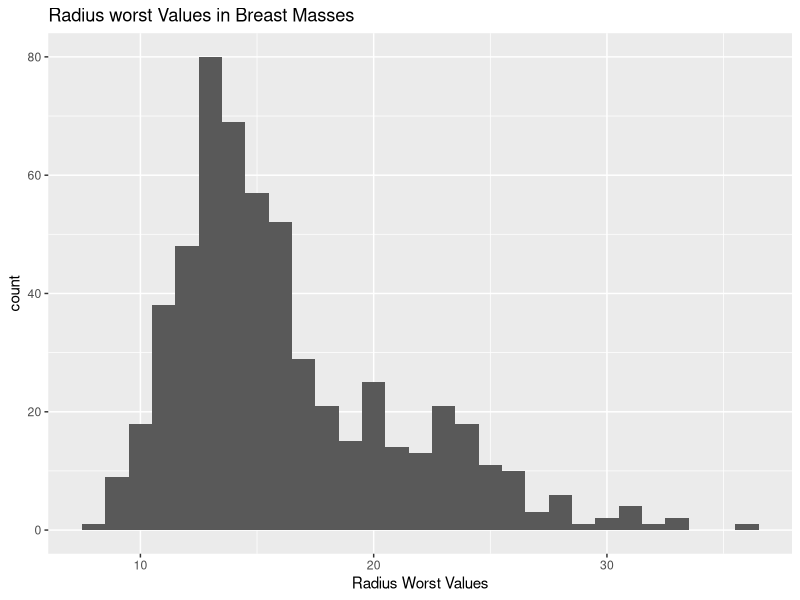
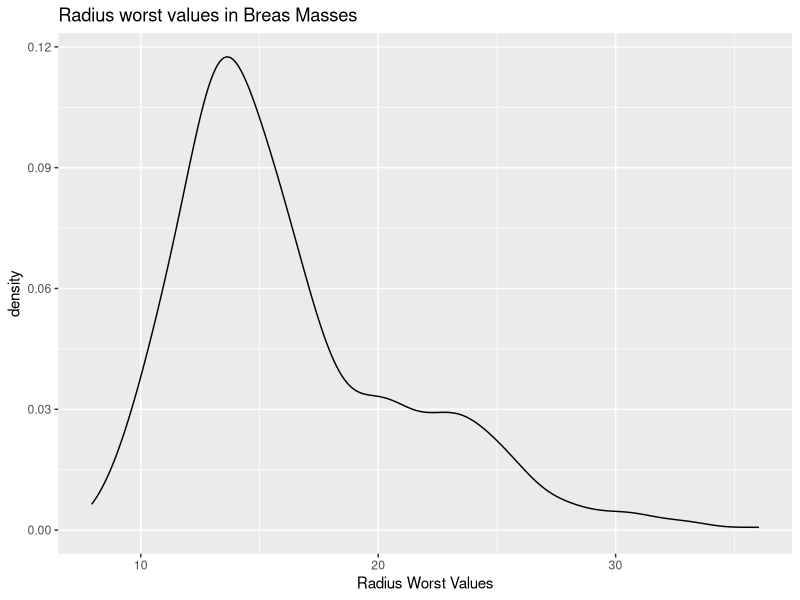
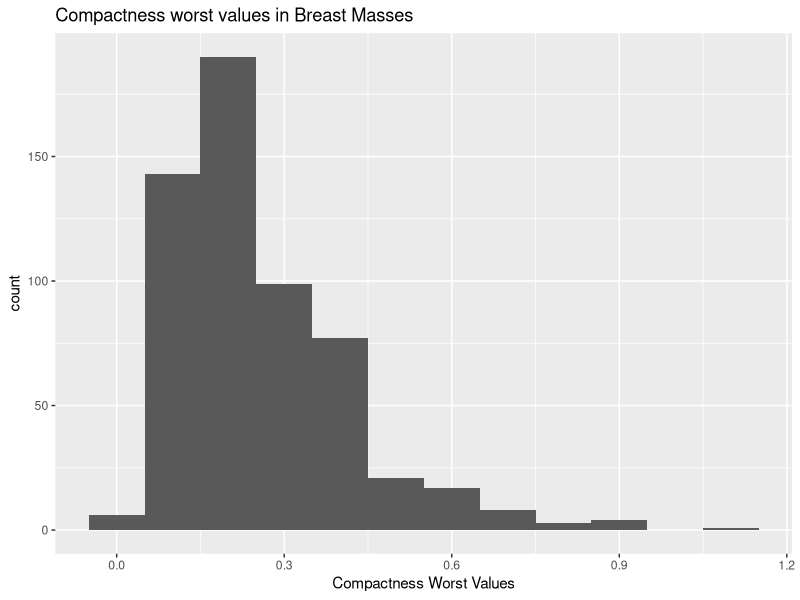
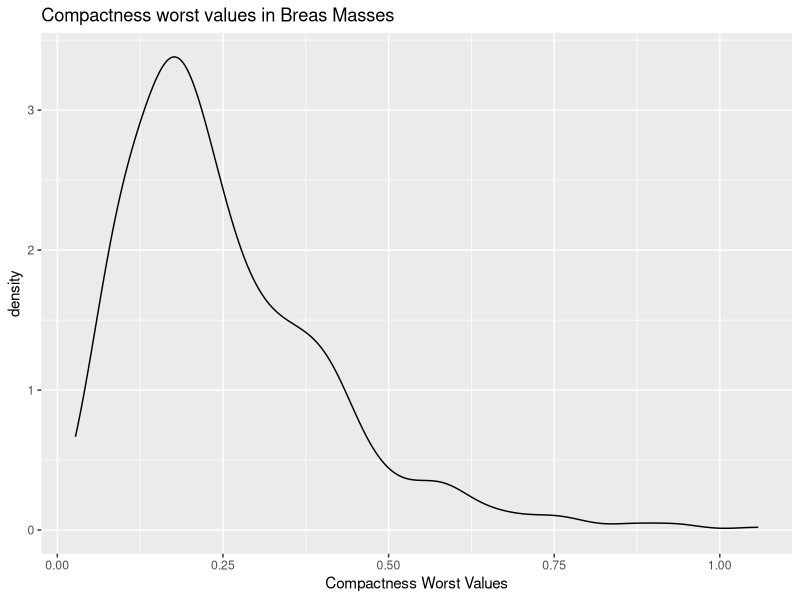
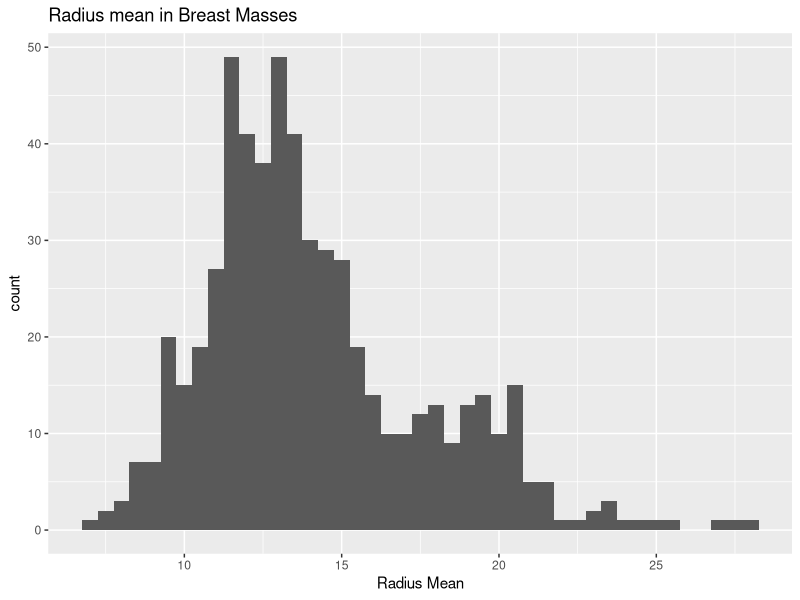
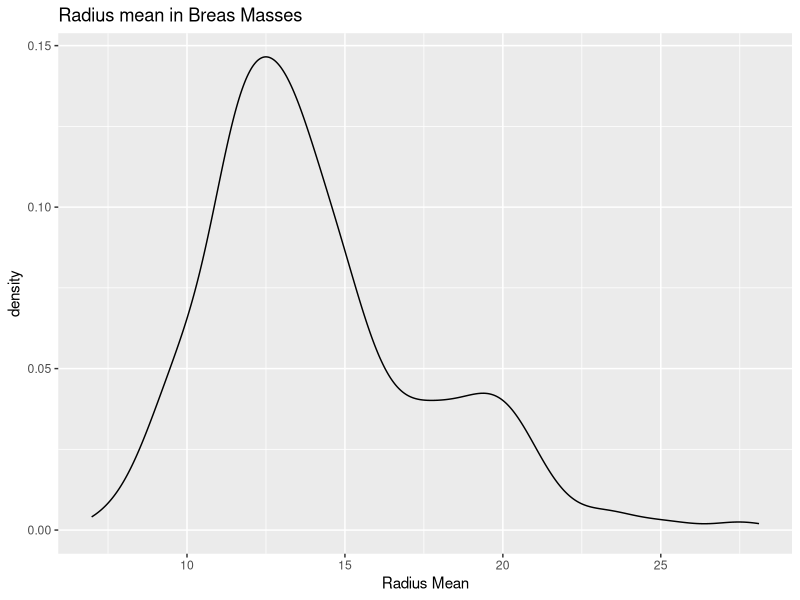
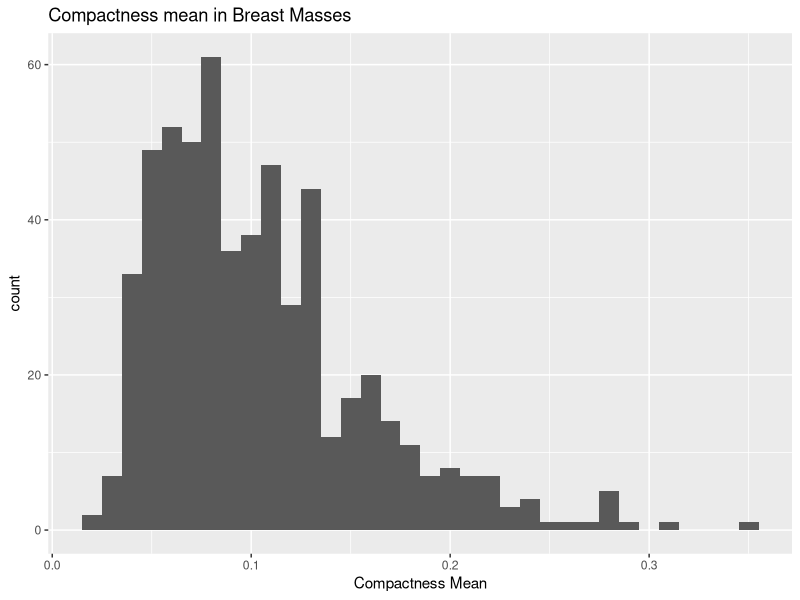
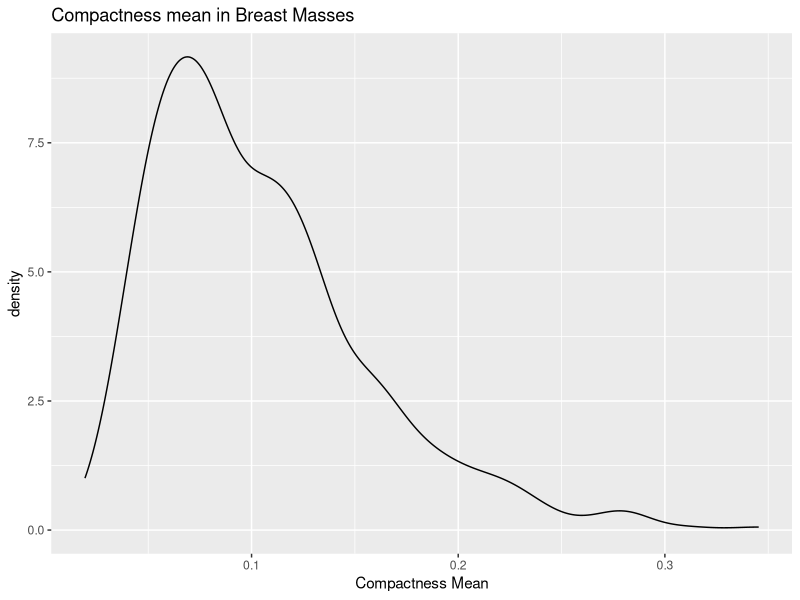

Generate these figures, in order, with R:
## ---- chunk 1
knitr::opts_chunk$set(echo = TRUE)
## ---- chunk 2
##Installing packages needed for the file:

if(!require(tidyverse)) install.packages("tidyverse", repos = "http://cran.us.r-project.org") # We need this for read_csv as well
if(!require(dslabs)) install.packages("dslabs")
## ---- chunk 3
#Pumping the data set brca into the variable Br
Br <- as.data.frame(brca)

#Pumping some selected data into the variable summX to provide a sample of the data found in the brca:
summX <- Br %>% select(x.radius_mean, x.texture_mean, x.perimeter_mean, x.area_mean, x.smoothness_mean, x.compactness_mean, x.concavity_mean, x.concave_pts_mean, x.symmetry_mean, x.fractal_dim_mean)

#Presenting the first six rows of the columns selected:
head(summX)
## ---- chunk 4
#Presenting first 6 rows of the data found in y:
head(Br$y)
## ---- chunk 5

BrSumm <- Br %>% select(x.radius_worst, x.compactness_worst, x.radius_mean, x.compactness_mean, x.radius_se, x.compactness_se, y)

brcaPlot1 <- BrSumm %>% ggplot()

brcaPlot1 + geom_histogram(aes(x.radius_worst), binwidth = 1) +
  labs(title="Radius worst Values in Breast Masses", x="Radius Worst Values")

brcaPlot1 + geom_density(aes(x.radius_worst), alpha = .5) +
  labs(title = "Radius worst values in Breas Masses", x="Radius Worst Values")
## ---- chunk 6
brcaPlot1 + geom_histogram(aes(x.compactness_worst), binwidth = 0.1) +
  labs(title="Compactness worst values in Breast Masses", x="Compactness Worst Values")

brcaPlot1 + geom_density(aes(x.compactness_worst), alpha = .5) +
  labs(title = "Compactness worst values in Breas Masses", x = "Compactness Worst Values")

## ---- chunk 7
brcaPlot1 + geom_histogram(aes(x.radius_mean), binwidth = 0.5) +
  labs(title="Radius mean in Breast Masses", x="Radius Mean")

brcaPlot1 + geom_density(aes(x.radius_mean), alpha = .5) +
  labs(title = "Radius mean in Breas Masses", x = "Radius Mean")
## ---- chunk 8
brcaPlot1 + geom_histogram(aes(x.compactness_mean), binwidth = 0.01) +
  labs(title="Compactness mean in Breast Masses", x="Compactness Mean")

brcaPlot1 + geom_density(aes(x.compactness_mean), alpha = .5) +
  labs(title = "Compactness mean in Breast Masses", x="Compactness Mean")
## ---- chunk 9
brcaPlot1 + geom_histogram(aes(x.radius_se), binwidth = 0.2) +
  labs(title="Radius standard error in Breast Masses", x="Radius Standard Error")

brcaPlot1 + geom_density(aes(x.radius_se), alpha = .5) +
  labs(title = "Radius standard error in Breas Masses", x = "Radius Standard Error")
## ---- chunk 10
brcaPlot1 + geom_histogram(aes(x.compactness_mean), binwidth = 0.01) +
  labs(title="Compactness standard error in Breast Masses", x="Compactness Standard Error")

brcaPlot1 + geom_density(aes(x.compactness_mean), alpha = .5) +
  labs(title = "Compactness standard error in Breast Masses", x="Compactness Standard Error")
## ---- chunk 11
brcaPlot1 + geom_point(aes(x.radius_worst , x.radius_mean,col = as.factor(y)),size = 3) +
  labs(title = "Radius worst values and mean by classification y(benign or malignant).",x="Radius Worst Values",  y="Radius Mean")
## ---- chunk 12
brcaPlot1 + geom_point(aes(x.compactness_worst , x.compactness_mean,col = as.factor(y)),size = 3) +
  labs(title = "Compactness worst values and mean by classification y(benign or malignant).",x="Compactness Worst Values",  y="Compactness Mean")
